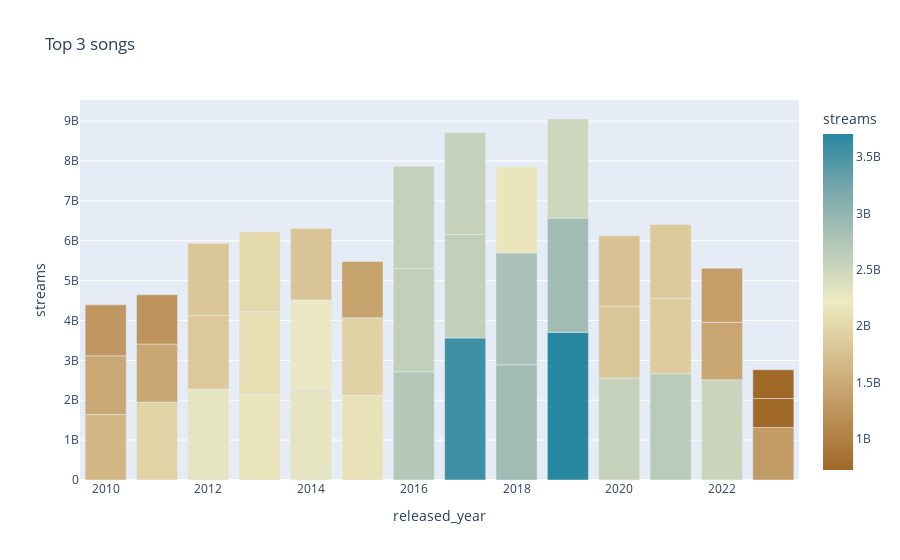

The notebook cell this image was saved under:
### Code cell
top_songs = data.groupby('released_year').apply(lambda group : group.nlargest(3, 'streams')).reset_index(drop=True)
top_songs = top_songs[['track_name', 'artist(s)_name', 'released_year', 'streams']]
top_songs = top_songs.query("""released_year >= 2010""" )
fig = px.bar(top_songs, x='released_year', y='streams' , hover_data=['track_name' , 'artist(s)_name'] , color_continuous_scale="EARTH" , color="streams" , title='Top 3 songs')

fig.show()

### Figure 1 — Plotly figure (JSON) as saved in the notebook; plotly's stock layout.template omitted (floating-point values rounded to 4 significant figures)
{"data": [{"alignmentgroup": "True", "customdata": [["Just The Way You Are", "Bruno Mars"], ["Rolling in the Deep", "Adele"], ["Danza Kuduro", "Don Omar, Lucenzo"], ["Can't Hold Us (feat. Ray Dalton)", "Ray Dalton, Ryan Lewis, Macklemore"], ["Somebody That I Used To Know", "Gotye, Kimbra"], ["We Found Love", "Rihanna, Calvin Harris"], ["Sweater Weather", "The Neighbourhood"], ["Demons", "Imagine Dragons"], ["Another Love", "Tom Odell"], ["Take Me To Church", "Hozier"], ["All of Me", "John Legend"], ["Counting Stars", "OneRepublic"], ["Thinking Out Loud", "Ed Sheeran"], ["Photograph", "Ed Sheeran"], ["No Role Modelz", "J. Cole"], ["Love Yourself", "Justin Bieber"], ["The Hills", "The Weeknd"], ["The Night We Met", "Lord Huron"], ["One Dance", "Drake, WizKid, Kyla"], ["Closer", "The Chainsmokers, Halsey"], ["Starboy", "The Weeknd, Daft Punk"], ["Shape of You", "Ed Sheeran"], ["Believer", "Imagine Dragons"], ["Perfect", "Ed Sheeran"], ["Someone You Loved", "Lewis Capaldi"], ["Sunflower - Spider-Man: Into the Spider-Verse", "Post Malone, Swae Lee"], ["Shallow", "Lady Gaga, Bradley Cooper"], ["Blinding Lights", "The Weeknd"], ["Dance Monkey", "Tones and I"], ["Se��o", "Shawn Mendes, Camila Cabello"], ["Heat Waves", "Glass Animals"], ["Levitating (feat. DaBaby)", "Dua Lipa, DaBaby"], ["Dakiti", "Bad Bunny, Jhay Cortez"], ["STAY (with Justin Bieber)", "Justin Bieber, The Kid Laroi"], ["good 4 u", "Olivia Rodrigo"], ["drivers license", "Olivia Rodrigo"], ["As It Was", "Harry Styles"], ["Me Porto Bonito", "Chencho Corleone, Bad Bunny"], ["Quevedo: Bzrp Music Sessions, Vol. 52", "Bizarrap, Quevedo"], ["Flowers", "Miley Cyrus"], ["Ella Baila Sola", "Eslabon Armado, Peso Pluma"], ["Shakira: Bzrp Music Sessions, Vol. 53", "Shakira, Bizarrap"]], "hovertemplate": "released_year=%{x}<br>streams=%{marker.color}<br>track_name=%{customdata[0]}<br>artist(s)_name=%{customdata[1]}<extra></extra>", "legendgroup": "", "marker": {"color": [1641426668, 1472799873, 1279434863, 1953533826, 1457139296, 1235005533, 2282771485, 1840364617, 1813673666, 2135158446, 2086124197, 2011464183, 2280566092, 2236667932, 1791000570, 2123309722, 1947371785, 1410088830, 2713922350, 2591224264, 2565529693, 3562543890, 2594040133, 2559529074, 2887241814, 2808096550, 2159346687, 3703895074, 2864791672, 2484812918, 2557975762, 1802514301, 1763363713, 2665343922, 1887039593, 1858144199, 2513188493, 1440757818, 1356565093, 1316855716, 725980112, 721975598], "coloraxis": "coloraxis", "pattern": {"shape": ""}}, "name": "", "offsetgroup": "", "orientation": "v", "showlegend": false, "textposition": "auto", "type": "bar", "x": [2010, 2010, 2010, 2011, 2011, 2011, 2012, 2012, 2012, 2013, 2013, 2013, 2014, 2014, 2014, 2015, 2015, 2015, 2016, 2016, 2016, 2017, 2017, 2017, 2018, 2018, 2018, 2019, 2019, 2019, 2020, 2020, 2020, 2021, 2021, 2021, 2022, 2022, 2022, 2023, 2023, 2023], "xaxis": "x", "y": [1641426668, 1472799873, 1279434863, 1953533826, 1457139296, 1235005533, 2282771485, 1840364617, 1813673666, 2135158446, 2086124197, 2011464183, 2280566092, 2236667932, 1791000570, 2123309722, 1947371785, 1410088830, 2713922350, 2591224264, 2565529693, 3562543890, 2594040133, 2559529074, 2887241814, 2808096550, 2159346687, 3703895074, 2864791672, 2484812918, 2557975762, 1802514301, 1763363713, 2665343922, 1887039593, 1858144199, 2513188493, 1440757818, 1356565093, 1316855716, 725980112, 721975598], "yaxis": "y"}], "layout": {"barmode": "relative", "coloraxis": {"colorbar": {"title": {"text": "streams"}}, "colorscale": [[0, "rgb(161, 105, 40)"], [0.1667, "rgb(189, 146, 90)"], [0.3333, "rgb(214, 189, 141)"], [0.5, "rgb(237, 234, 194)"], [0.6667, "rgb(181, 200, 184)"], [0.8333, "rgb(121, 167, 172)"], [1, "rgb(40, 135, 161)"]]}, "legend": {"tracegroupgap": 0}, "title": {"text": "Top 3 songs"}, "xaxis": {"anchor": "y", "domain": [0, 1], "title": {"text": "released_year"}}, "yaxis": {"anchor": "x", "domain": [0, 1], "title": {"text": "streams"}}}}
